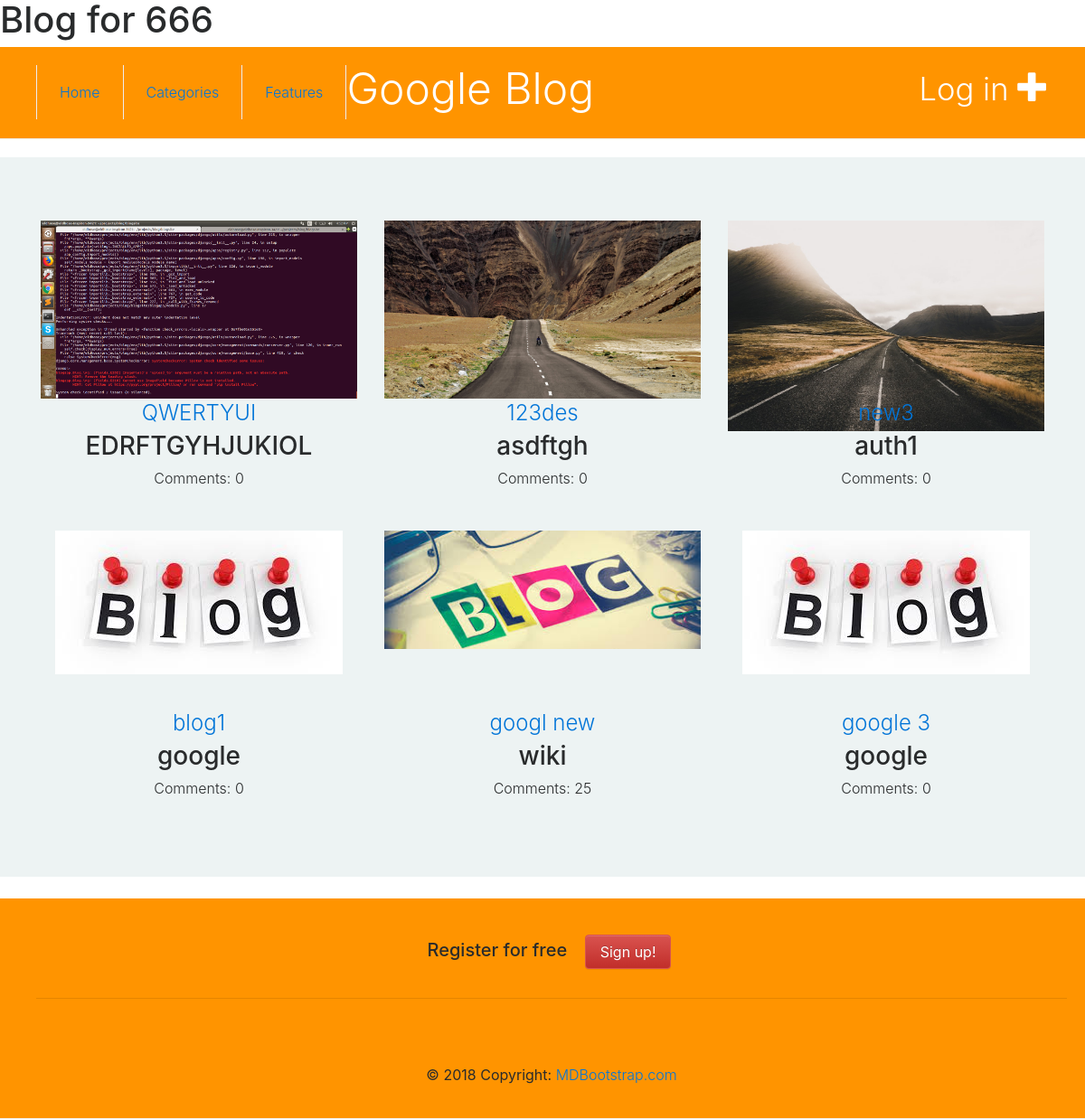
The page / on the database its author committed.
### blogapp/models.py (models this page shows, shortened)
class Blog(models.Model):
    title = models.CharField(max_length=200)
    img = models.ImageField(upload_to='blogapp/images')
    published_date = models.DateTimeField(blank=True, null=True, default=timezone.now())
    author = models.CharField(max_length=100)
    caption = models.CharField(max_length=200)
    text = models.TextField()

### blogapp/views.py (the view)
# urls.py: path('', blogs, name='blogs'),
def blogs(request):
    context = {}
    context['blog'] = Blog.objects.all()
    context['comment'] = Comment.objects.all()
    return render(request, 'blogapp/home_user.html', context)

### blogapp/templates/blogapp/home_user.html (shortened to what this page needs)
{% extends 'blogapp/base.html' %}
	{% block content %}
	<section class="blog-area section">
		<div class="container">
			<div class="row">
							{% for post in blog %}
						<div class="col-sm-4">
							  	<div class="img-responsive image-height"><a href="{%  url 'blog_detail' pk=post.pk %}"><img src="{{post.img.url}}" alt="Blog Image"  width="100%"></a></div>
								<div class="blog-info">
									<h4 class="title"><a href="#">{{ post.title }}</a></h4>
									<h3 class="author">{{post.author}}</h3>
									<ul class="post-footer">
										<li>Comments: {{post.get_blog_comment.count}}</a></li>
									</ul>
								</div>
						</div>
  							{% endfor %}
				</div>
			</div>
	</section>
{% endblock %}

### blogapp/static/blogapp/css/blogapp.css (style rules this page uses)
h1, h2, h3, h4 { font-family: 'Lobster', cursive; }

### blogapp/static/blogapp/css/style.css (style rules this page uses)
.image-height { height: 200px }

### blogapp/static/blogapp/css/styles.css (style rules this page uses)
html { font-size: 100%; height: 100%; overflow-x: hidden; touch-action: manipulation; }
body { font-size: 15px; font-family: 'Roboto', sans-serif; width: 100%; height: 100%; margin: 0; font-weight: 300; -webkit-font-smoothing: antialiased; -moz-osx-font-smoothing: grayscale; word-wrap: break-word; background: #EDF3F3; color: #000; }
h1, h2, h3, h4, h5, h6, p, a, ul, span, li, img { margin: 0; padding: 0; font-weight: 300; }
h1,h2,h3,h4,h5,h6 { line-height: 1.5; }
h3 { font-size: 1.5em; }
h4 { font-size: 1.2em; }
a, button { display: inline-block; text-decoration: none; color: inherit; transition: all .3s; }
img { width: 100%; }
li { list-style: none; display: inline-block; }
.section { padding: 70px 0 40px; }
.blog-area .row div[class^="col"] { margin-bottom: 30px; }
.blog-area { text-align: center; background: #EDF3F3; }

### rows shown on the page
Blog: img (picture), title "QWERTYUI", author "EDRFTGYHJUKIOL", get_blog_comment.count "0"
Blog: img (picture), title "123des", author "asdftgh", get_blog_comment.count "0"
Blog: img (picture), title "new3", author "auth1", get_blog_comment.count "0"
Blog: img (picture), title "blog1", author "google", get_blog_comment.count "0"
Blog: img (picture), title "googl new", author "wiki", get_blog_comment.count "25"
Blog: img (picture), title "google 3", author "google", get_blog_comment.count "0"
